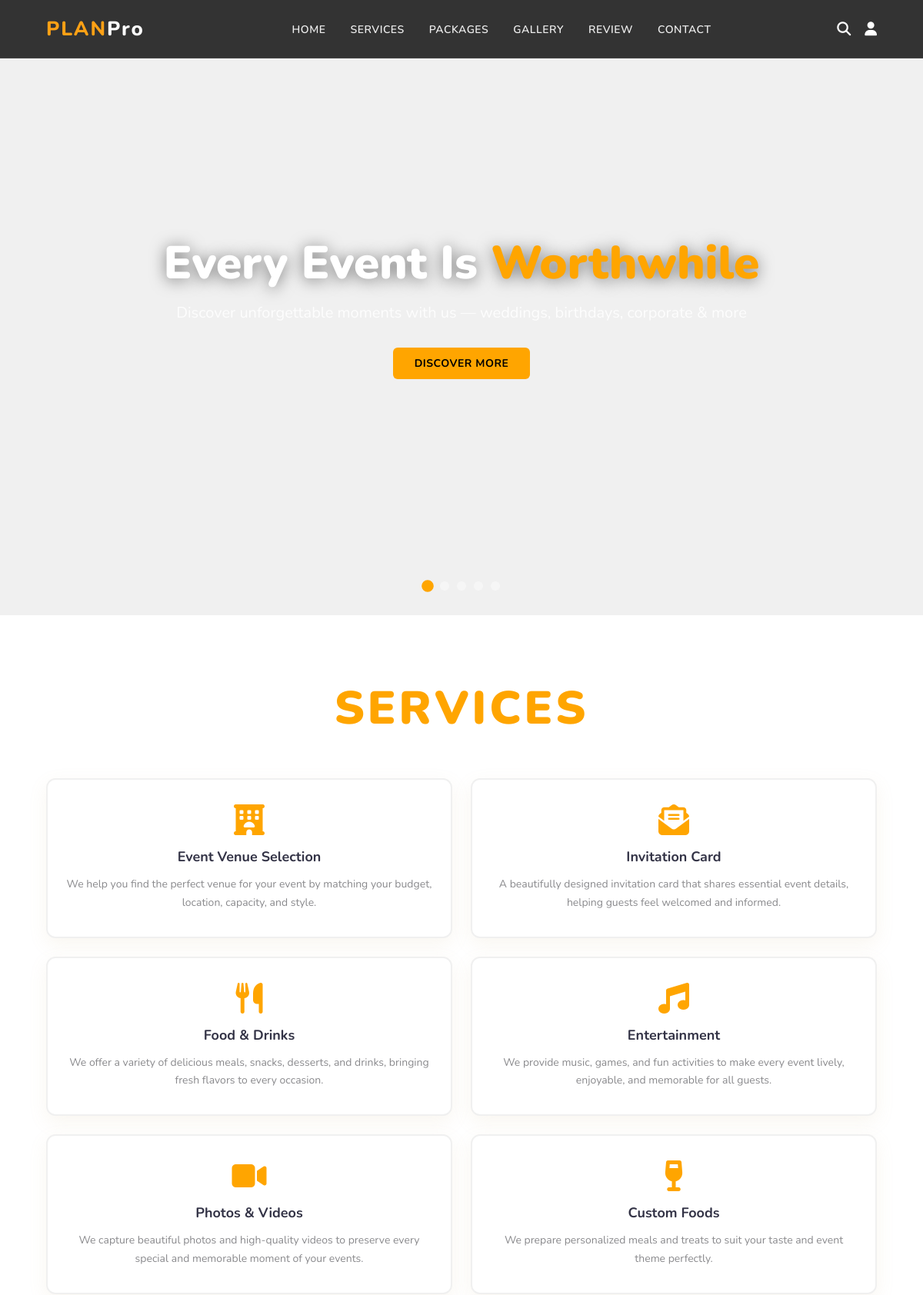
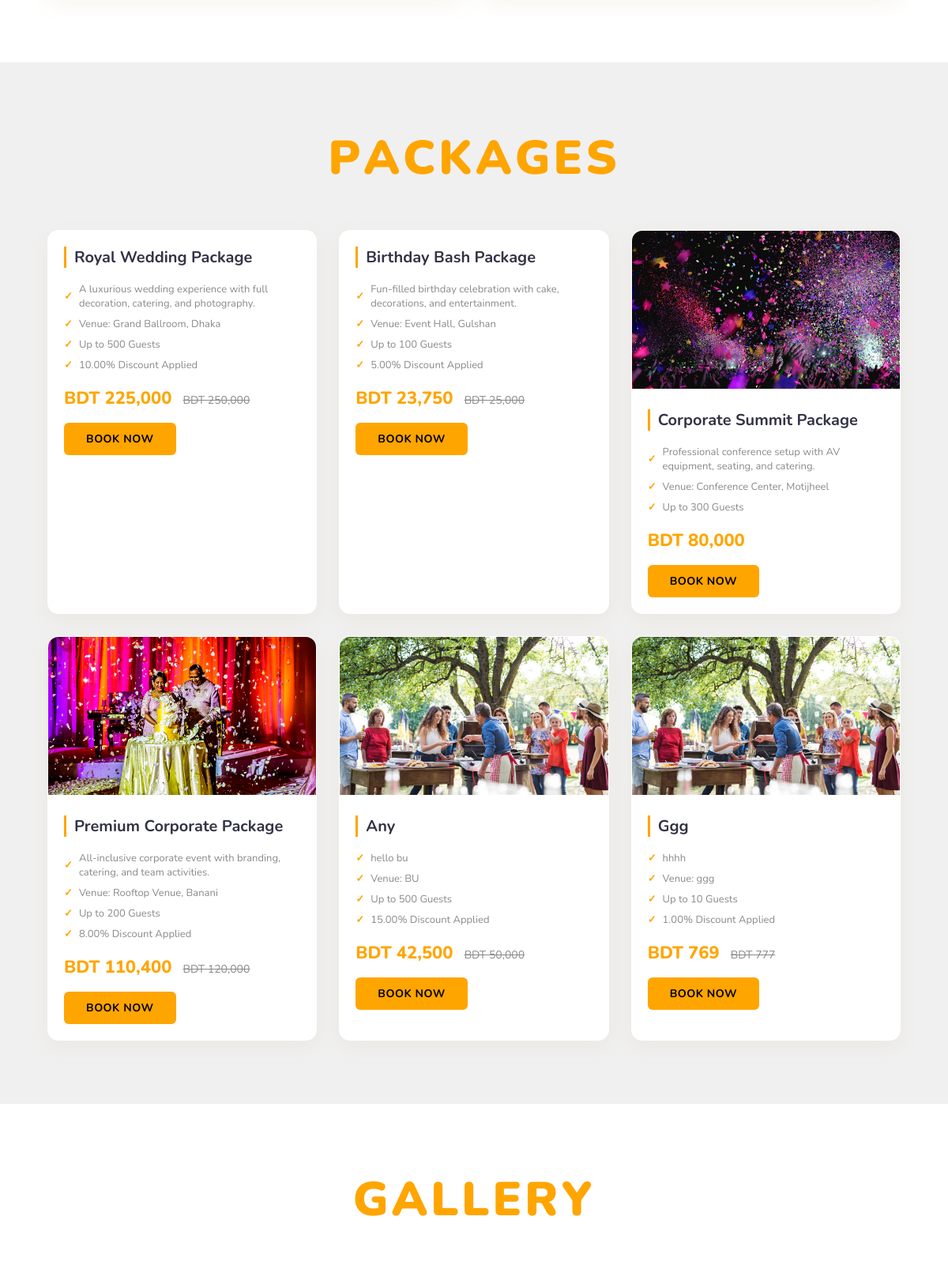
The page / (upper part) on the database its author committed (2 pictures, top to bottom).
### tables this page shows
CREATE TABLE `packages` (
  `id` int(11) NOT NULL,
  `name` varchar(150) NOT NULL,
  `category` enum('wedding','birthday','conference','corporate','other') DEFAULT 'other',
  `description` text DEFAULT NULL,
  `venue` varchar(200) DEFAULT NULL,
  `capacity` int(11) DEFAULT 100,
  `price` decimal(10,2) NOT NULL,
  `discount` decimal(5,2) DEFAULT 0.00,
  `image` varchar(255) DEFAULT NULL,
  `status` enum('active','inactive') DEFAULT 'active',
  `created_at` timestamp NOT NULL DEFAULT current_timestamp()
);

### index.php (the view, shortened to what this page needs)
<?php
$host = "localhost";
$user = "root";
$password = "";
$db = "event_managements";
$data = mysqli_connect($host, $user, $password, $db);
$sql_all   = "SELECT * FROM packages WHERE status='active'";
$result_all  = mysqli_query($data, $sql_all);
$loggedIn = isset($_SESSION['user_id']);
$userRole = $_SESSION['role'] ?? '';
$userName = $_SESSION['name'] ?? '';
?>
<!DOCTYPE html>
<html lang="en">
<head>
    <link rel="stylesheet" href="https://cdn.jsdelivr.net/npm/swiper@12/swiper-bundle.min.css"/>
    <link rel="stylesheet" href="https://cdnjs.cloudflare.com/ajax/libs/font-awesome/6.5.0/css/all.min.css">
</head>
<body style="background:#0a0a0a; color:#eee;">
<header id="main-header">
    <a href="index.php" class="logo"><span>PLAN</span>Pro</a>
    <nav class="navbar" id="main-nav">
        <a href="#home">Home</a>
        <a href="#services">Services</a>
        <a href="#packages">Packages</a>
        <a href="#gallery">Gallery</a>
        <a href="#review">Review</a>
        <a href="#contact">Contact</a>
    </nav>
    <div class="icons">
        <i class="fas fa-search" id="search-btn"></i>
        <?php if ($loggedIn): ?>
        <div class="user-menu">
            <i class="fas fa-user" style="color:var(--primary);"></i>
            <div class="dropdown">
                <a href="#"><i class="fas fa-user-circle"></i> <?php echo htmlspecialchars($userName); ?></a>
                <?php
                $dashMap = ['admin'=>'pages/admin-dashboard.html','customer'=>'pages/customer-dashboard.html','manager'=>'pages/manager-dashboard.html','staff'=>'pages/staff-dashboard.html'];
                $dash = $dashMap[$userRole] ?? '#';
                ?>
                <a href="<?php echo $dash; ?>"><i class="fas fa-tachometer-alt"></i> Dashboard</a>
                <a href="php/logout.php"><i class="fas fa-sign-out-alt"></i> Logout</a>
            </div>
        </div>
        <?php else: ?>
        <i class="fas fa-user" id="login-btn"></i>
        <?php endif; ?>
    </div>
</header>
<section class="home" id="home">
    <div class="content">
        <h3>Every Event Is <span>Worthwhile</span></h3>
        <p>Discover unforgettable moments with us — weddings, birthdays, corporate & more</p>
        <a href="#packages" class="btn">Discover More</a>
    </div>
    <div class="controls">
        <span class="vid-btn active" data-src="images/vid-1.mp4"></span>
        <span class="vid-btn" data-src="images/vid-2.mp4"></span>
        <span class="vid-btn" data-src="images/vid-3.mp4"></span>
        <span class="vid-btn" data-src="images/vid-4.mp4"></span>
        <span class="vid-btn" data-src="images/vid-5.mp4"></span>
    </div>
    <div class="video-container">
        <video src="images/vid-1.mp4" id="video-slider" loop autoplay muted playsinline></video>
    </div>
</section>
<section class="services" id="services">
    <h1 class="heading">
        <span>s</span><span>e</span><span>r</span><span>v</span><span>i</span><span>c</span><span>e</span><span>s</span>
    </h1>
    <div class="box-container">
        <div class="box">
            <i class="fas fa-hotel"></i>
            <h3>Event Venue Selection</h3>
            <p>We help you find the perfect venue for your event by matching your budget, location, capacity, and style.</p>
        </div>
        <div class="box">
            <i class="fas fa-envelope-open-text"></i>
            <h3>Invitation Card</h3>
            <p>A beautifully designed invitation card that shares essential event details, helping guests feel welcomed and informed.</p>
        </div>
        <div class="box">
            <i class="fas fa-utensils"></i>
            <h3>Food &amp; Drinks</h3>
            <p>We offer a variety of delicious meals, snacks, desserts, and drinks, bringing fresh flavors to every occasion.</p>
        </div>
        <div class="box">
            <i class="fas fa-music"></i>
            <h3>Entertainment</h3>
            <p>We provide music, games, and fun activities to make every event lively, enjoyable, and memorable for all guests.</p>
        </div>
        <div class="box">
            <i class="fas fa-video"></i>
            <h3>Photos &amp; Videos</h3>
            <p>We capture beautiful photos and high-quality videos to preserve every special and memorable moment of your events.</p>
        </div>
        <div class="box">
            <i class="fas fa-wine-glass"></i>
            <h3>Custom Foods</h3>
            <p>We prepare personalized meals and treats to suit your taste and event theme perfectly.</p>
        </div>
    </div>
</section>
<section class="packages" id="packages">
    <h1 class="heading">
        <span>p</span><span>a</span><span>c</span><span>k</span><span>a</span><span>g</span><span>e</span><span>s</span>
    </h1>
    <div class="box-container">
        <?php
        $pkgImages = ['wedding'=>'images/p-2.jpg','birthday'=>'images/p-1.jpg','conference'=>'images/p-3.jpg','corporate'=>'images/p-4.jpg','other'=>'images/p-5.jpg'];
        if ($result_all && mysqli_num_rows($result_all) > 0):
            while ($pkg = mysqli_fetch_assoc($result_all)):
                $cat   = $pkg['category'];
                $img   = $pkgImages[$cat] ?? '';
                $final = $pkg['price'] * (1 - $pkg['discount'] / 100);
        ?>
        <div class="box">
            <?php if (file_exists($img)): ?>
            <img src="<?php echo $img; ?>" alt="<?php echo htmlspecialchars($pkg['name']); ?>">
            <?php endif; ?>
            <div class="content">
                <h3><?php echo htmlspecialchars($pkg['name']); ?></h3>
                <ul>
                    <p><?php echo htmlspecialchars($pkg['description'] ?? ''); ?></p>
                    <p>Venue: <?php echo htmlspecialchars($pkg['venue'] ?? ''); ?></p>
                    <p>Up to <?php echo $pkg['capacity']; ?> Guests</p>
                    <?php if ($pkg['discount'] > 0): ?>
                    <p><?php echo $pkg['discount']; ?>% Discount Applied</p>
                    <?php endif; ?>
                </ul>
                <div class="price">
                    BDT <?php echo number_format($final, 0); ?>
                    <?php if ($pkg['discount'] > 0): ?>
                    <span>BDT <?php echo number_format($pkg['price'], 0); ?></span>
                    <?php endif; ?>
                </div>
                <?php if ($loggedIn): ?>
                <a href="pages/customer-dashboard.html" class="btn">Book Now</a>
                <?php else: ?>
                <a href="#" class="btn open-login">Book Now</a>
                <?php endif; ?>
            </div>
        </div>
        <?php
            endwhile;
        else:
        ?>
        <?php
        $staticPkgs = [
            ['emoji'=>'🎂','name'=>'Birthday Package','desc'=>'Fun celebration with cake & decoration','venue'=>'Event Hall, Gulshan','guests'=>100,'price'=>25000,'discount'=>5],
            ['emoji'=>'💍','name'=>'Wedding Package','desc'=>'Luxurious wedding with full services','venue'=>'Grand Ballroom, Dhaka','guests'=>500,'price'=>250000,'discount'=>10],
            ['emoji'=>'🎤','name'=>'Conference Package','desc'=>'Professional conference setup with AV','venue'=>'Conference Center, Motijheel','guests'=>300,'price'=>80000,'discount'=>0],
            ['emoji'=>'🏢','name'=>'Corporate Package','desc'=>'All-inclusive corporate event','venue'=>'Rooftop Venue, Banani','guests'=>200,'price'=>120000,'discount'=>8],
            ['emoji'=>'🎉','name'=>'Anniversary Package','desc'=>'Romantic anniversary celebration','venue'=>'Garden Venue, Uttara','guests'=>100,'price'=>45000,'discount'=>5],
            ['emoji'=>'🌿','name'=>'Picnic Package','desc'=>'Outdoor picnic with games & food','venue'=>'Botanical Garden, Mirpur','guests'=>150,'price'=>30000,'discount'=>0],
        ];
        foreach ($staticPkgs as $p):
            $final = $p['price'] * (1 - $p['discount'] / 100);
        ?>
        <div class="box">
            <div class="pkg-emoji-box"><?php echo $p['emoji']; ?></div>
            <div class="content">
                <h3><?php echo $p['name']; ?></h3>
                <ul>
                    <p><?php echo $p['desc']; ?></p>
                    <p>Venue: <?php echo $p['venue']; ?></p>
                    <p>Up to <?php echo $p['guests']; ?> Guests</p>
                    <?php if ($p['discount'] > 0): ?>
                    <p><?php echo $p['discount']; ?>% Discount Applied</p>
                    <?php endif; ?>
                </ul>
                <div class="price">
                    BDT <?php echo number_format($final, 0); ?>
                    <?php if ($p['discount'] > 0): ?>
                    <span>BDT <?php echo number_format($p['price'], 0); ?></span>
                    <?php endif; ?>
                </div>
                <a href="#" class="btn open-login">Book Now</a>
            </div>
        </div>
        <?php endforeach; endif; ?>
    </div>
</section>
<section class="gallery" id="gallery">
    <h1 class="heading">
        <span>g</span><span>a</span><span>l</span><span>l</span><span>e</span><span>r</span><span>y</span>
    </h1>
</section>
</body>
</html>

### index.php (style rules this page uses)
* { margin:0; padding:0; box-sizing:border-box; font-family:"Nunito", sans-serif; }
html { scroll-behavior: smooth; }
:root { --bg: #ad9e9e; --bg2: #111; --primary: #ffa500; --primary-dark: #a8a08c; --white: #fff; --title-color: #333346; --gray: #8a8a8d; --border: rgba(255,255,255,0.1); }
header { position: fixed; top:0; left:0; right:0; z-index:1000; display: flex; align-items:center; justify-content:space-between; padding: 20px 5%; background: #333333; backdrop-filter: blur(10px); border-bottom: 1px solid var(--border); transition: all 0.3s; }
.logo { font-size:26px; font-weight:800; color:var(--white); text-decoration:none; letter-spacing:2px; }
.logo span { color:#ffa115; }
header .navbar a { font-size:14px; font-weight:600; color:var(--light); margin-left:28px; text-decoration:none; text-transform:uppercase; letter-spacing:0.5px; transition:color 0.2s; }
.icons { display:flex; align-items:center; gap:18px; }
.icons i { font-size:18px; color:var(--white); cursor:pointer; transition:color 0.2s; }
.btn { display:inline-block; padding:11px 28px; background:var(--primary); color:#000; font-weight:700; font-size:14px; border-radius:6px; text-decoration:none; text-transform:uppercase; letter-spacing:0.5px; cursor:pointer; border:none; transition:all 0.2s; }
h1.heading { text-align:center; font-size:clamp(36px,6vw,60px); font-weight:900; margin-bottom:50px; text-transform:uppercase; letter-spacing:4px; }
h1.heading span { color:var(--primary); display:inline-block; transition:color 0.2s, transform 0.2s; }
.home { position:relative; min-height:100vh; display:flex; align-items:center; justify-content:center; overflow:hidden; }
.video-container { position:absolute; inset:0; z-index:0; }
.video-container::after { content:''; position:absolute; inset:0; }
.video-container video { width:100%; height:100%; object-fit:cover; }
.home .content { position:relative; z-index:2; text-align:center; padding:0 20px; }
.home .content h3 { font-size:clamp(28px,5vw,64px); font-weight:900; color:var(--white); line-height:1.15; margin-bottom:16px; text-shadow:0 2px 20px rgba(0,0,0,0.5); }
.home .content h3 span { color:var(--primary); }
.home .content p { font-size:clamp(14px,2vw,20px); color:rgba(255,255,255,0.85); margin-bottom:32px; }
.controls { position:absolute; bottom:32px; left:50%; transform:translateX(-50%); z-index:3; display:flex; gap:10px; }
.vid-btn { width:12px; height:12px; border-radius:50%; background:rgba(255,255,255,0.4); cursor:pointer; border:2px solid transparent; transition:all 0.3s; }
.vid-btn.active { background:var(--primary); border-color:var(--primary); transform:scale(1.3); }
section { padding:80px 5%; background-color:#FFFFFF; }
section:nth-child(even) { background-color:#f0f0f0; }
.services .box-container { display:grid; grid-template-columns:repeat(auto-fit,minmax(350px,1fr)); gap:24px; }
.services .box { background:#ffffff; border:2px solid #f0f0f0; box-shadow:0 8px 24px rgba(200,169,110,0.1); border-radius:12px; padding:32px 24px; text-align:center; transition:all 0.3s; }
.services .box i { font-size:40px; color:var(--primary); margin-bottom:16px; display:block; }
.services .box h3 { font-size:18px; color:#333346; margin-bottom:12px; font-weight:700; text-transform:capitalize; }
.services .box p { font-size:14px; color:var(--gray); line-height:1.7; }
.packages .box-container { display:grid; grid-template-columns:repeat(auto-fill,minmax(330px,1fr)); gap:28px; }
.packages .box { background:#fff; border:1px solid var(--border); box-shadow:0 8px 24px rgba(200,169,110,0.1); border-radius:14px; overflow:hidden; transition:all 0.3s; }
.packages .box img { width:100%; height:200px; object-fit:cover; transition:transform 0.4s; }
.packages .box .content { padding:20px; }
.packages .box .content h3 { font-size:20px; color:var(--title-color); font-weight:700; margin-bottom:14px; text-transform:capitalize; border-left:3px solid var(--primary); padding-left:10px; }
.packages .box ul { list-style:none; margin-bottom:14px; }
.packages .box ul p { font-size:13px; color:var(--gray); padding:4px 0; display:flex; align-items:center; gap:8px; }
.packages .box ul p::before { content:'✓'; color:var(--primary); font-weight:700; }
.packages .box .price { font-size:22px; font-weight:800; color:var(--primary); margin-bottom:16px; }
.packages .box .price span { font-size:14px; color:var(--gray); text-decoration:line-through; margin-left:8px; font-weight:400; }

### rows shown on the page
packages: name "Royal Wedding Package", description "A luxurious wedding experience with full decoration, catering, and photography.", venue "Grand Ballroom, Dhaka", capacity "500", discount "10.00", final "225,000", price "250,000"
packages: name "Birthday Bash Package", description "Fun-filled birthday celebration with cake, decorations, and entertainment.", venue "Event Hall, Gulshan", capacity "100", discount "5.00", final "23,750", price "25,000"
packages: shows a picture, name "Corporate Summit Package", description "Professional conference setup with AV equipment, seating, and catering.", venue "Conference Center, Motijheel", capacity "300", final "80,000"
packages: shows a picture, name "Premium Corporate Package", description "All-inclusive corporate event with branding, catering, and team activities.", venue "Rooftop Venue, Banani", capacity "200", discount "8.00", final "110,400", price "120,000"
packages: name "Any", description "hello bu", venue "BU", capacity "500", discount "15.00", final "42,500", price "50,000"
packages: name "Ggg", description "hhhh", venue "ggg", capacity "10", discount "1.00", final "769", price "777"
